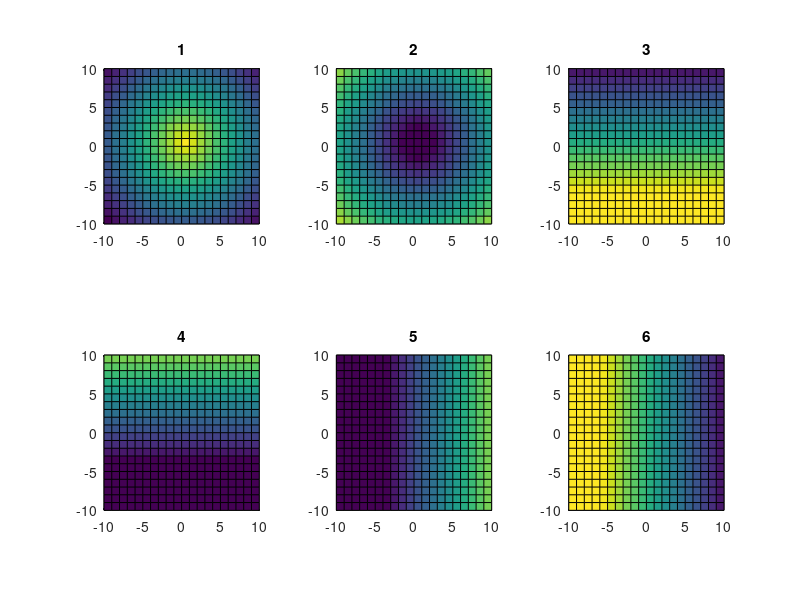

Reproduce this figure in MATLAB. (Note: this script raises an error after producing the figure.)
% Here is a simple script to test caleof.m from PCATOOL package.
% 

% gmaze@mit.edu
% 2006/07/31
%

clear

field = 1; % The best one

% Generate the data
x = -10 : 1 : 10 ;
y = x;
[X,Y] = meshgrid(x,y);

switch field
 case 1   % H. Bjornson and S.A. Venegas
   HH = 12*( 1.2 - 0.35*sqrt( (X-0).^2 + (Y-0).^2 ) );
   HH = HH - mean(mean(HH));
   H(1,:,:) = 1012 + HH;
   H(2,:,:) = 1012 + (1012-squeeze(H(1,:,:)));;
   H(3,:,:) = 1022.8 - 3.6*Y;
   H(4,:,:) = 1012 + (1012-squeeze(H(3,:,:)));
   H(5,:,:) = 1001.2 + 3.6*X;
   H(6,:,:) = 1012 + (1012-squeeze(H(5,:,:)));
  cont = [980:5:1050];
  N = 2;
  
 case 11   % H. Bjornson and S.A. Venegas modified
   % Here it must be only 2 non-zero EOF (45degre oriented ) of similar variance 50%
   H = ones(4,length(x),length(y));
   H(1,:,:) =  Y;
   H(2,:,:) = -Y;
   H(3,:,:) = X;
   H(4,:,:) = -X;
   N = 2;

 case 2 % Hartmann eg:  analysis in place
  a = [2 4 -6 8 ; 1 2 -3 4];
  H(1,:,:) = a(1,:)';
  H(2,:,:) = a(2,:)';
  
  % Get EOFs:
  N = 4;
  for method = 2 : -1 : 1
    [E,pc,expvar] = caleof(H,N,method);
    %E'
  end

  return
  
 case 3  % My signal
  np = 4; % Numer of random signal (...and eof)
  nt = 10; % Number of timestep
  H = zeros(nt,length(x),length(y));
  for ip = 1 : np
    xc(ip) = abs(fix(rand(1)*10));
    yc(ip) = abs(fix(rand(1)*10));
    if ip>=fix(np/2)
      xc(ip) = -xc(ip);
      yc(ip) = -yc(ip);
    end
    dd(ip) = fix(rand(1)*10);
  end %for ip
  f = 1/nt;
  for it = 1 : nt 
    H2 = zeros(length(x),length(y));
    for ip = 1 : ip
        if it==1,[xc(ip) yc(ip) dd(ip)],end
        HH = 12*( 1.2 - 0.35*sqrt(  ((X-xc(ip)).^2 + (Y-yc(ip)).^2 )/dd(ip) ));
        H2 = HH - mean(mean(HH));
	H(it,:,:) = squeeze(H(it,:,:)) + H2.*cos(pi*it/dd(ip)) ;
    end %for ip
  end %for it
  H = 1012 + H;
  cont = [980:5:1050];
  N = 3;
  
 case 4 % My signal 2
  x = -pi : pi/6 : pi ;
  y = x;
  [X,Y] = meshgrid(x,y);
  HH  = cos(X) + cos(Y);
  HH2 = cos(Y);
  nt = 12;
  for it = 1 : nt
%     H(it,:,:) = cos(pi*it/nt)*HH; cont=[-2 2];
     H(it,:,:) = 2*cos(pi*it/nt)*HH + 3*cos(pi*it/nt/2)*HH2; cont=[-10 10];
     xtrm(squeeze(H(it,:,:)));
  end
  cont=[-2 2];
  N = 3;
  
end % switch field

%return

% Plot field time serie:
if 1
figure;iw=2;jw=size(H,1)/iw;
set(gcf,'position',[11 533 560 420]);

for i=1:iw*jw
  C = squeeze(H(i,:,:));
  
  subplot(iw,jw,i);
  pcolor(X,Y,C);
  title(num2str(i));
  if i==1,cx=caxis;end
  axis square
  caxis(cx);

end %for i
end %fi
%return

% Get EOFs:
G = map2mat(ones(size(H,2),size(H,3)),H);

for method = 1 : 4
  [E,pc,expvar] = caleof(G,N,method);  
  eof = mat2map(ones(size(H,2),size(H,3)),E);
  

figure;iw=1;jw=N+1;
set(gcf,'MenuBar','none');
posi = [576 0 710 205];
set(gcf,'position',[posi(1) (method-1)*250+50 posi(3) posi(4)]);

for i=1:iw*jw
  if i<= iw*jw-1
    
  C = squeeze(eof(i,:,:));
  subplot(iw,jw,i);
  cont = 12;
  [cs,h] = contourf(X,Y,C,cont);
  clabel(cs,h); 
  title(strcat('EOF:',num2str(i),'/',num2str(expvar(i)),'%'));
  axis square;
  %caxis([cont(1) cont(end)]);
  
  else
  subplot(iw,jw,iw*jw);
  plot(pc');
  grid on
  xlabel('time')
  title('PC')
  legend(num2str([1:N]'),2);
  box on
  

  end %if
  
end %for i
suptitle(strcat('METHODE:',num2str(method)));

end %for method


